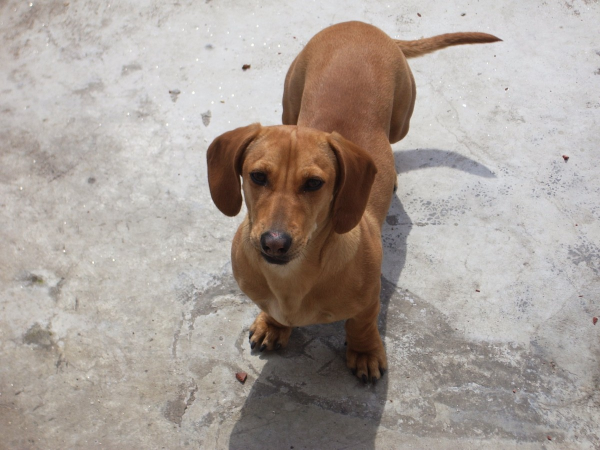
#> input picture hotterdog/chester.png, 1200 x 900 px, found by its file name (shown at 1/2 size)
$ python query.py
#> lines starting #> are read from the running program, lines starting #| are printed output that depends on the picture
from PIL import Image
import base64
import requests
import json


IMAGE_DIMS = (224, 224)

img = Image.open("/kaggle/input/ai-village-ctf/hotterdog/chester.png")
#> img is the input picture: PIL image 1200x900 RGB; mean R, G, B 168.8, 159.5, 153.1
img = img.resize(IMAGE_DIMS)
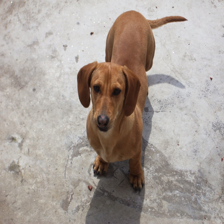
#> img: PIL image 224x224 RGB; mean R, G, B 168.8, 159.5, 153.1
img_bytes = img.tobytes()
b64_img_bytes = base64.urlsafe_b64encode(img_bytes)

data = {
    "input": b64_img_bytes.decode()
}

#> (the run stopped early here; a loop or call above may not have finished)
